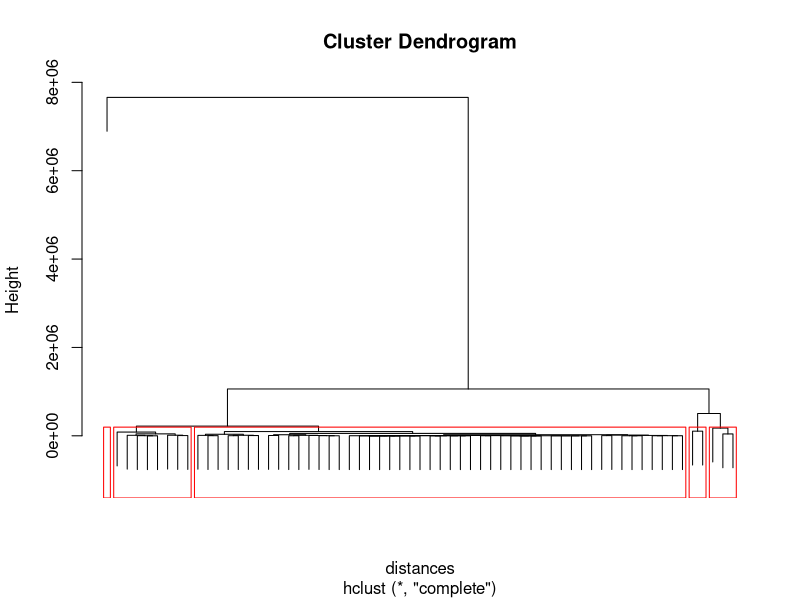
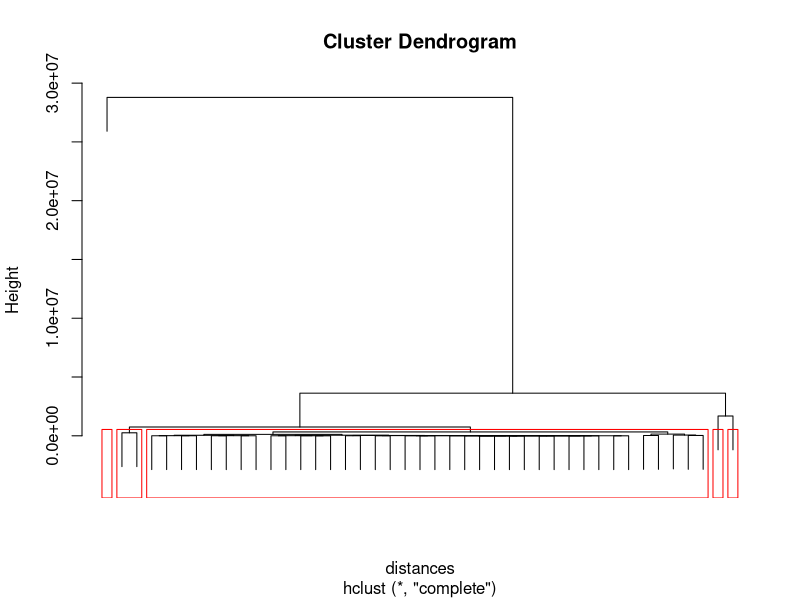
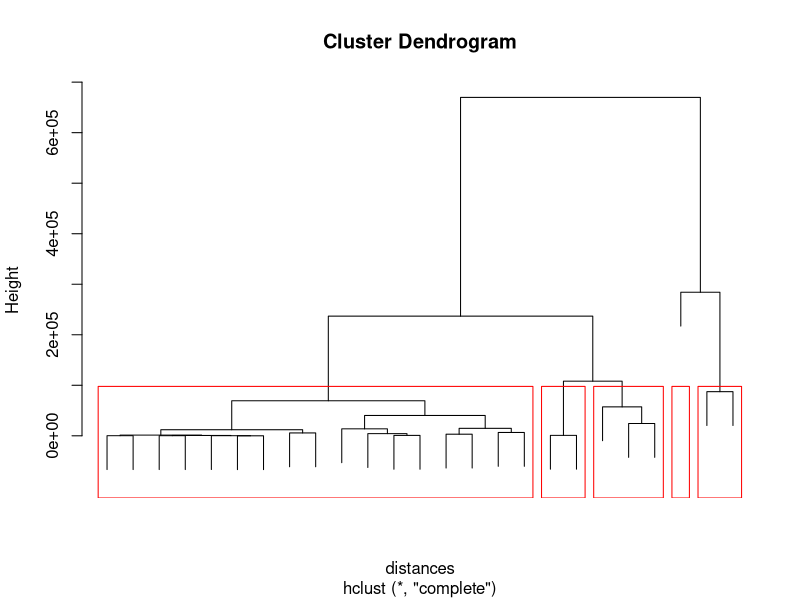

Here is the R script that generated these plots, in order:
#Super Bowl Ad Final Project
#
#@author Nick Schulz

#set working directory
setwd("C:/Users/nschu/OneDrive/Desktop/UMKC/MKT 5566 Predictive Analytics/Final Project/Final Project")

library(cluster)
library(mclust)

#load data
dataset <- read.csv("youtube.csv",
                    stringsAsFactors = TRUE)

View(dataset)

#---------------Hierarchical Clustering----------------------#
# Replace blank spots with NA
# columns 15:19
dataset[dataset == ""] <- NA
# Replace NA values with 0 for columns 15 through 19
dataset[, 15:19][is.na(dataset[, 15:19])] <- 0


# Convert logical attributes to binary (0 or 1)
# Example: Assume 'funny', 'show_product_quickly', 'patriotic', 'celebrity', 'danger', 'animals', 'use_sex' are logical attributes
logical_attributes <- dataset[, c("funny", "show_product_quickly", "patriotic", "celebrity", "danger", "animals", "use_sex")]
logical_attributes <- logical_attributes + 0  # Convert logical to numeric (0 or 1)

# Subset the dataset for brand "Bud Light"
bud_light_data <- subset(dataset, brand == "Bud Light")
# Subset the dataset for brand "Budweiser"
budweiser_data <- subset(dataset, brand == "Budweiser")
# Subset the dataset for brand "Pepsi"
pepsi_data <- subset(dataset, brand == "Pepsi")




#---------------Hierarchical Clustering for Bud Light----------------------#
# Compute inter-observational distances using cluster variables 
data_hclust <- bud_light_data[, c(5:11, 15:19)]
data_hclust <- as.data.frame(sapply(data_hclust, as.numeric))

distances <- daisy(data_hclust)  # This is the function that auto handles non-continuous data

distance_matrix <- as.matrix(distances)
#View(distance_matrix[1:10, 1:10])

# Segment using hierarchical clustering 
seg_hclust <- hclust(distances, method = "complete")

# Plot the complete hierarchy of agglomerations
plot(seg_hclust, labels = FALSE)

# Generate a 5-cluster solution
seg_hclust5 <- cutree(seg_hclust, k = 5)
table(seg_hclust5)
rect.hclust(seg_hclust, k = 5, border = "red")

bud_light_data$hclust5 <- seg_hclust5

# Summarize the 5-cluster solution
summary(bud_light_data[seg_hclust5 == 1, c(5:11, 15:19)])
summary(bud_light_data[seg_hclust5 == 2, c(5:11, 15:19)])
summary(bud_light_data[seg_hclust5 == 3, c(5:11, 15:19)])
summary(bud_light_data[seg_hclust5 == 4, c(5:11, 15:19)])
summary(bud_light_data[seg_hclust5 == 5, c(5:11, 15:19)])

#---------------Hierarchical Clustering for Budweiser----------------------#
# Compute inter-observational distances using cluster variables 
data_hclust <- budweiser_data[, c(5:11, 15:19)]
data_hclust <- as.data.frame(sapply(data_hclust, as.numeric))

distances <- daisy(data_hclust)  # This is the function that auto handles non-continuous data

distance_matrix <- as.matrix(distances)
View(distance_matrix[1:10, 1:10])

# Segment using hierarchical clustering 
seg_hclust <- hclust(distances, method = "complete")

# Plot the complete hierarchy of agglomerations
plot(seg_hclust, labels = FALSE)

# Generate a 5-cluster solution
seg_hclust5 <- cutree(seg_hclust, k = 5)
table(seg_hclust5)
rect.hclust(seg_hclust, k = 5, border = "red")

budweiser_data$hclust5 <- seg_hclust5

# Summarize the 5-cluster solution
summary(budweiser_data[seg_hclust5 == 1, c(5:11, 15:19)])
summary(budweiser_data[seg_hclust5 == 2, c(5:11, 15:19)])
summary(budweiser_data[seg_hclust5 == 3, c(5:11, 15:19)])
summary(budweiser_data[seg_hclust5 == 4, c(5:11, 15:19)])
summary(budweiser_data[seg_hclust5 == 5, c(5:11, 15:19)])

#---------------Hierarchical Clustering for Pepsi----------------------#
# Compute inter-observational distances using cluster variables 
data_hclust <- pepsi_data[, c(5:11, 15:19)]
data_hclust <- as.data.frame(sapply(data_hclust, as.numeric))

distances <- daisy(data_hclust)  # This is the function that auto handles non-continuous data

distance_matrix <- as.matrix(distances)
View(distance_matrix[1:10, 1:10])

# Segment using hierarchical clustering 
seg_hclust <- hclust(distances, method = "complete")

# Plot the complete hierarchy of agglomerations
plot(seg_hclust, labels = FALSE)

# Generate a 5-cluster solution
seg_hclust5 <- cutree(seg_hclust, k = 5)
table(seg_hclust5)
rect.hclust(seg_hclust, k = 5, border = "red")

pepsi_data$hclust5 <- seg_hclust5

# Summarize the 5-cluster solution
summary(pepsi_data[seg_hclust5 == 1, c(5:11, 15:19)])
summary(pepsi_data[seg_hclust5 == 2, c(5:11, 15:19)])
summary(pepsi_data[seg_hclust5 == 3, c(5:11, 15:19)])
summary(pepsi_data[seg_hclust5 == 4, c(5:11, 15:19)])
summary(pepsi_data[seg_hclust5 == 5, c(5:11, 15:19)])


#-------------k-means clustering----------------#

data_kmeans <- dataset[,c(15:19)];

#Convert customer type into customer sizes
#coerce non-continuous as continuous for kmeans clustering

data_kmeans$brand_type[dataset$brand == "Bud Light"] <- 1
data_kmeans$brand_type[dataset$brand == "Budweiser"] <- 2
data_kmeans$brand_type[dataset$brand == "Pepsi"] <- 3
data_kmeans$brand <- NULL


# Impute NA values with mean
data_kmeans$brand_type[is.na(data_kmeans$brand_type)] <- mean(data_kmeans$brand_type, na.rm = TRUE)

# Check the structure of data_kmeans after imputation
str(data_kmeans)

#create candidate cluster for k = 5
set.seed(1000)
seg_kmeans5 <- kmeans(data_kmeans, centers = 5)
dataset$kmeans5 <- seg_kmeans5$cluster

View(data_kmeans)

#cluster solution distribution
table(dataset$kmeans5)

# Select the numerical attributes (columns 15-19)
data_kmeans <- dataset[, c(5:11, 15:19)]


# Perform k-means clustering
set.seed(1000)
seg_kmeans5 <- kmeans(data_kmeans, centers = 5)
dataset$kmeans5 <- seg_kmeans5$cluster



# Summarize individual segments in a 5 cluster solution
summary(dataset[which(dataset$kmeans5 == 1), c(5:11, 15:19)])
summary(dataset[which(dataset$kmeans5 == 2), c(5:11, 15:19)])
summary(dataset[which(dataset$kmeans5 == 3), c(5:11, 15:19)])
summary(dataset[which(dataset$kmeans5 == 4), c(5:11, 15:19)])
summary(dataset[which(dataset$kmeans5 == 5), c(5:11, 15:19)])


















#---------------Hierarchical Clustering for All Brands----------------------#
# 
# # Subset the dataset for brands "Bud Light", "Budweiser", and "Pepsi"
# brands_data <- subset(dataset, brand %in% c("Bud Light", "Budweiser", "Pepsi"))
# 
# # Replace blank spots with NA
# # columns 15:19
# brands_data[brands_data == ""] <- NA
# # Replace NA values with 0 for columns 15 through 19
# brands_data[, 15:19][is.na(brands_data[, 15:19])] <- 0
# 
# # Compute inter-observational distances using cluster variables
# data_hclust <- brands_data[, c(15:19)]
# data_hclust <- as.data.frame(sapply(data_hclust, as.numeric))
# 
# distances <- daisy(data_hclust)  # This is the function that auto handles non-continuous data
# 
# distance_matrix <- as.matrix(distances)
# View(distance_matrix[1:10, 1:10])
# 
# # Segment using hierarchical clustering
# seg_hclust <- hclust(distances, method = "complete")
# 
# # Plot the complete hierarchy of agglomerations
# plot(seg_hclust, labels = FALSE)
# 
# # Generate a 5-cluster solution
# seg_hclust5 <- cutree(seg_hclust, k = 5)
# table(seg_hclust5)
# rect.hclust(seg_hclust, k = 5, border = "red")
# 
# brands_data$hclust5 <- seg_hclust5
# 
# # Summarize the 5-cluster solution
# summary(brands_data[seg_hclust5 == 1, 15:19])
# summary(brands_data[seg_hclust5 == 2, 15:19])
# summary(brands_data[seg_hclust5 == 3, 15:19])
# summary(brands_data[seg_hclust5 == 4, 15:19])
# summary(brands_data[seg_hclust5 == 5, 15:19])



# #----------------Linear Regression Views-------------------#
# dataset$funny_yes_i <- as.integer(dataset$funny == "TRUE")
# 
# dataset$show_product_quickly_yes_i <- as.integer(dataset$show_product_quickly == "TRUE")
# 
# dataset$patriotic_yes_i <- as.integer(dataset$patriotic == "TRUE")
# 
# dataset$celebrity_yes_i <- as.integer(dataset$celebrity == "TRUE")
# 
# dataset$danger_yes_i <- as.integer(dataset$danger == "TRUE")
# 
# dataset$animals_yes_i <- as.integer(dataset$animals == "TRUE")
# 
# dataset$use_sex_yes_i <- as.integer(dataset$use_sex == "TRUE")
# 
# 
# linear_model_1 <- lm(view_count ~ funny_yes_i + show_product_quickly_yes_i + patriotic_yes_i + 
#                        celebrity_yes_i + danger_yes_i + animals_yes_i + use_sex_yes_i,
#                      data = dataset)
# 
# summary(linear_model_1)
# 
# linear_model_2 <- lm(like_count ~ funny_yes_i + show_product_quickly_yes_i + patriotic_yes_i + 
#                        celebrity_yes_i + danger_yes_i + animals_yes_i + use_sex_yes_i, 
#                      data = dataset)
# summary(linear_model_2)
# 
# linear_model_3 <- lm(dislike_count ~ funny_yes_i + show_product_quickly_yes_i + patriotic_yes_i + 
#                        celebrity_yes_i + danger_yes_i + animals_yes_i + use_sex_yes_i, 
#                      data = dataset)
# summary(linear_model_3)
# 
# linear_model_4 <- lm(favorite_count ~ funny_yes_i + show_product_quickly_yes_i + patriotic_yes_i + 
#                        celebrity_yes_i + danger_yes_i + animals_yes_i + use_sex_yes_i, 
#                      data = dataset)
# summary(linear_model_4)
# 
# linear_model_5 <- lm(comment_count ~ funny_yes_i + show_product_quickly_yes_i + patriotic_yes_i + 
#                        celebrity_yes_i + danger_yes_i + animals_yes_i + use_sex_yes_i, 
#                      data = dataset)
# summary(linear_model_5)
# 
# # Create indicator variables for each brand
# dataset$toyota_i <- ifelse(dataset$brand == "Toyota", 1, 0)
# dataset$BudLight_i <- ifelse(dataset$brand == "Bud Light", 1, 0)
# dataset$Hyundai_i <- ifelse(dataset$brand == "Hyundai", 1, 0)
# dataset$CocaCola_i <- ifelse(dataset$brand == "Coca-Cola", 1, 0)
# dataset$Kia_i <- ifelse(dataset$brand == "Kia", 1, 0)
# dataset$Budweiser_i <- ifelse(dataset$brand == "Budweiser", 1, 0)
# dataset$NFL_i <- ifelse(dataset$brand == "NFL", 1, 0)
# dataset$Pepsi_i <- ifelse(dataset$brand == "Pepsi", 1, 0)
# dataset$Doritos_i <- ifelse(dataset$brand == "Doritos", 1, 0)
# dataset$ETrade_i <- ifelse(dataset$brand == "E-Trade", 1, 0)
# 
# #LM for brand name
# 
# # Linear model for view_count
# linear_model_6 <- lm(view_count ~ toyota_i + BudLight_i + Hyundai_i + CocaCola_i + 
#                        Kia_i + Budweiser_i + NFL_i + Pepsi_i + Doritos_i + ETrade_i,
#                      data = dataset)
# summary(linear_model_6)
# 
# # Linear model for like_count
# linear_model_7 <- lm(like_count ~ toyota_i + BudLight_i + Hyundai_i + CocaCola_i + 
#                        Kia_i + Budweiser_i + NFL_i + Pepsi_i + Doritos_i + ETrade_i, 
#                      data = dataset)
# summary(linear_model_7)
# 
# # Linear model for dislike_count
# linear_model_8 <- lm(dislike_count ~ toyota_i + BudLight_i + Hyundai_i + CocaCola_i + 
#                        Kia_i + Budweiser_i + NFL_i + Pepsi_i + Doritos_i + ETrade_i, 
#                      data = dataset)
# summary(linear_model_8)
# 
# # Linear model for favorite_count
# linear_model_9 <- lm(favorite_count ~ toyota_i + BudLight_i + Hyundai_i + CocaCola_i + 
#                        Kia_i + Budweiser_i + NFL_i + Pepsi_i + Doritos_i + ETrade_i, 
#                      data = dataset)
# summary(linear_model_9)
# 
# # Linear model for comment_count
# linear_model_10 <- lm(comment_count ~ toyota_i + BudLight_i + Hyundai_i + CocaCola_i + 
#                         Kia_i + Budweiser_i + NFL_i + Pepsi_i + Doritos_i + ETrade_i, 
#                       data = dataset)
# summary(linear_model_10)
# 
# View(dataset)
